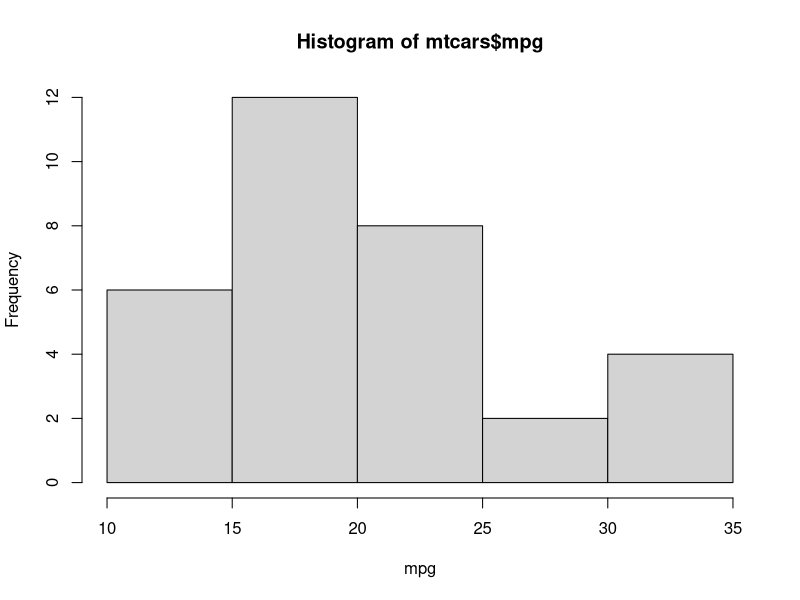
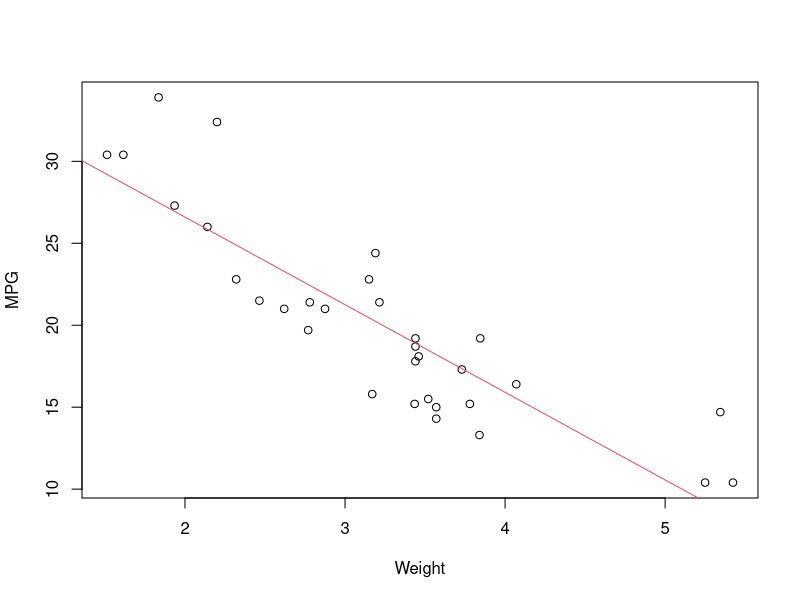

The R script that drew these images, in order:
## ---- chunk 1
library(markdown)
library(knitr)
## ---- chunk 2
library(datasets)

hist(mtcars$mpg, xlab="mpg")

# close the plot
dev.off()
## ---- chunk 3
fit <- lm(mpg ~ wt, data=mtcars)
plot(x=mtcars$wt, y=mtcars$mpg, xlab="Weight", ylab="MPG")
abline(fit, col=2)

